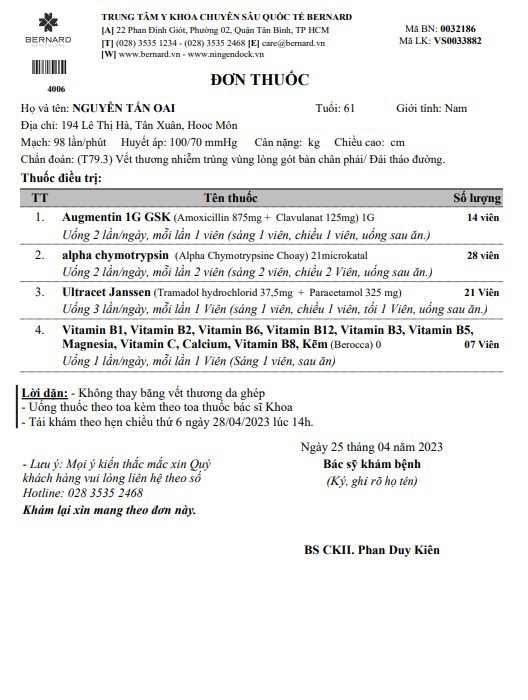
#> input picture data/prescription.png, 528 x 700 px
$ python -i utility.py   (imports and definitions only)
#> lines starting #> are read from the running program, lines starting #| are printed output that depends on the picture; after the words box and inside, x2 and y2 are one past the last pixel; in counts of white or black regions, pixels touching at a corner belong together
#> further down, picture is the input picture: shape (700, 528, 3); mean B, G, R 238.4, 239, 238.8
import re
import cv2
import yaml
import imutils
import logging
import requests
import unidecode
import numpy as np
from PIL import Image
from io import BytesIO

# [55 lines left out: functions load_image, hconcat_resize, vconcat_2_images, not called in this run]

def flatten_comprehension(matrix):
    return [item for row in matrix for item in row]

# [108 lines left out: functions config_form_name_list, config_name_of_column, get_text_image, draw_boxes, align_images, not called in this run]

def preprocess_image(image):
    """
    Preprocess image
    Input: opencv image
    Output: preprocessed image
    """
    img = imutils.resize(image, width=5000)

    # Increase contrast
    lab_img = cv2.cvtColor(img, cv2.COLOR_BGR2LAB)
    l_channel, a, b = cv2.split(lab_img)
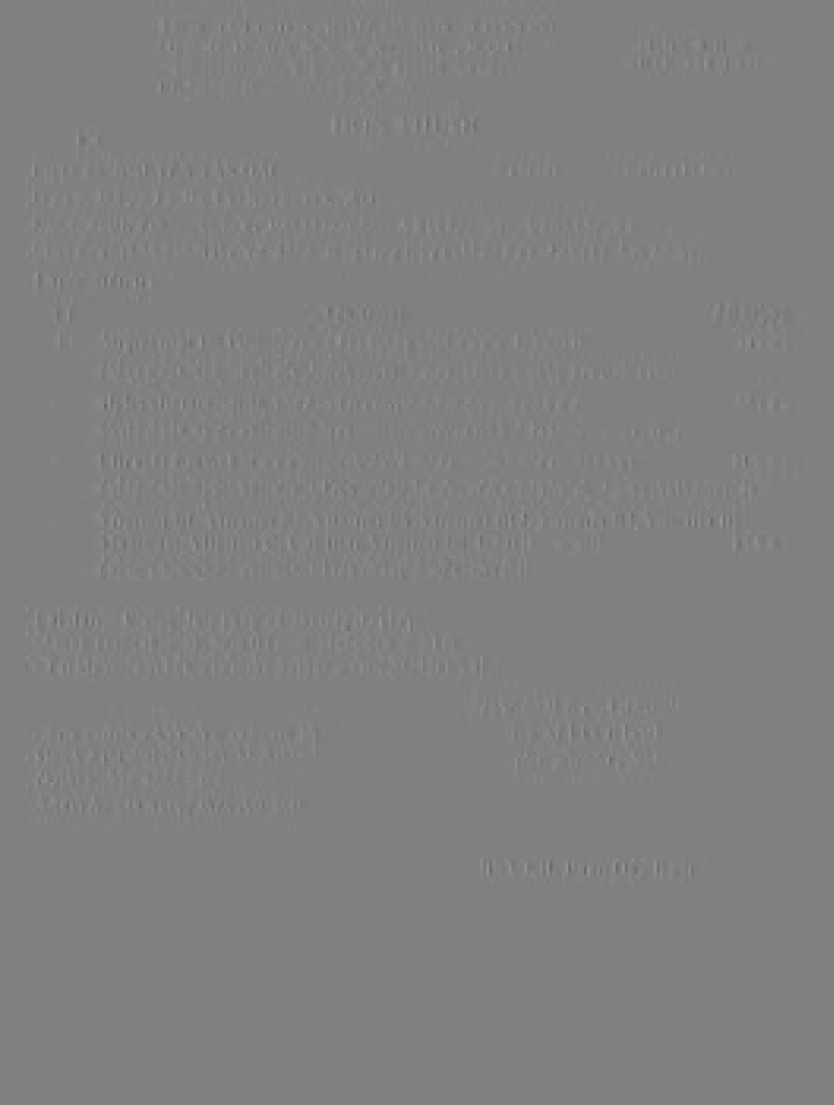
#> b: shape (6628, 5000) (shown at 1/6 size); min 100, max 153, mean 128.3

    # Applying CLAHE to L-channel
    # feel free to try different values for the limit and grid size:
    clahe = cv2.createCLAHE(clipLimit=8, tileGridSize=(2,2)) # clipLimit=15 2,2
    cl = clahe.apply(l_channel)
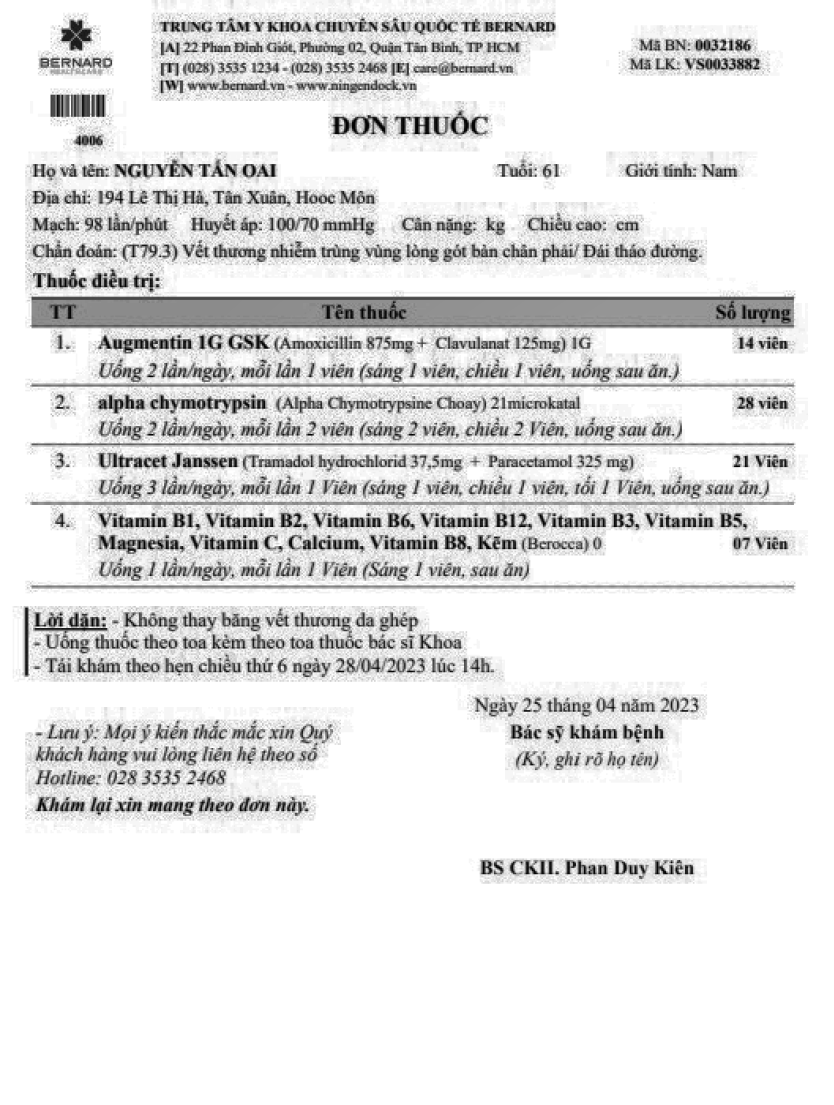
#> cl: shape (6628, 5000) (shown at 1/6 size); min 0, max 255, mean 227.6

    # Merge the CLAHE enhanced L-channel with the a and b channel
    limg = cv2.merge((cl,a,b))

    # Converting image from LAB Color model to GRAY color space
    brg_img = cv2.cvtColor(limg, cv2.COLOR_LAB2BGR)
    gray_img = cv2.cvtColor(brg_img, cv2.COLOR_BGR2GRAY)

    # Remove noise
    thresh = cv2.threshold(gray_img, 0, 255, cv2.THRESH_BINARY_INV + cv2.THRESH_OTSU)[1]
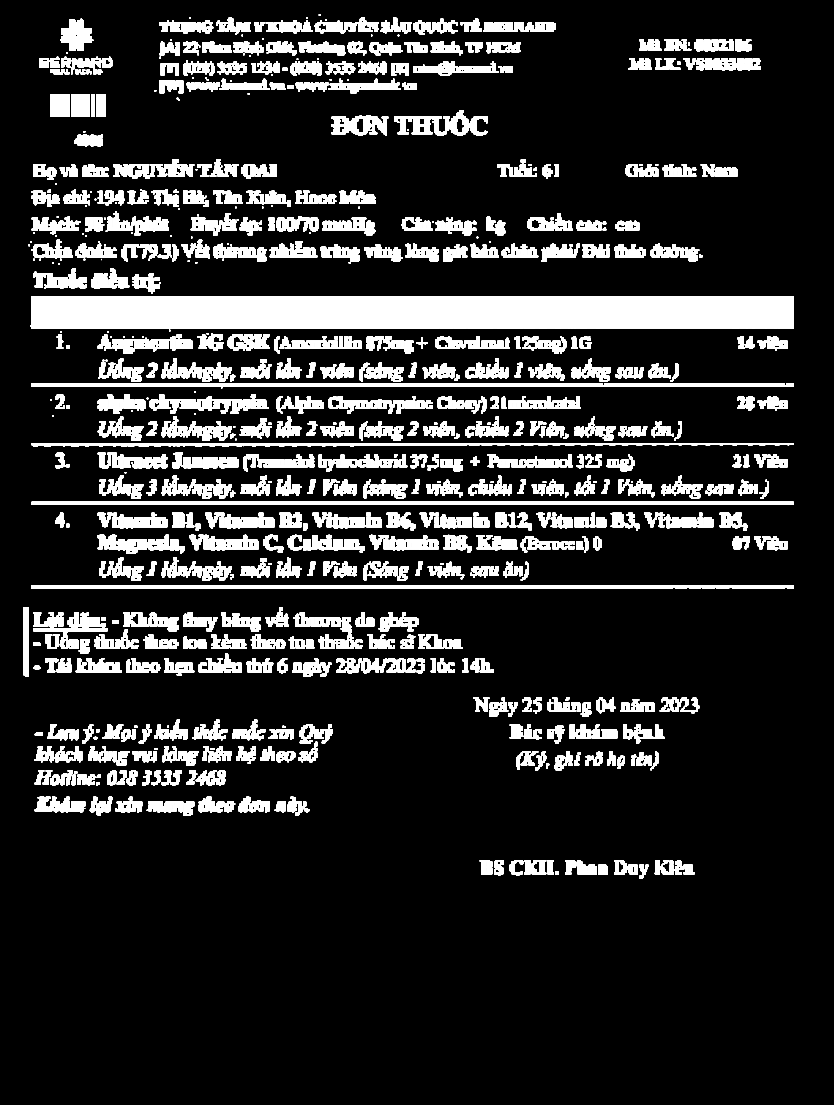
#> thresh: shape (6628, 5000) (shown at 1/6 size); 13.9% white; 600 white regions (1 under 20 px), largest, box (x1, y1, x2, y2) and area: (180, 1780, 4764, 1970) 867769, (189, 3011, 4763, 3030) 86906, (189, 2301, 4764, 2329) 86824
    kernel = cv2.getStructuringElement(cv2.MORPH_RECT, (2,2))
    binary_img = 255 - cv2.morphologyEx(thresh, cv2.MORPH_OPEN, kernel, iterations=1)
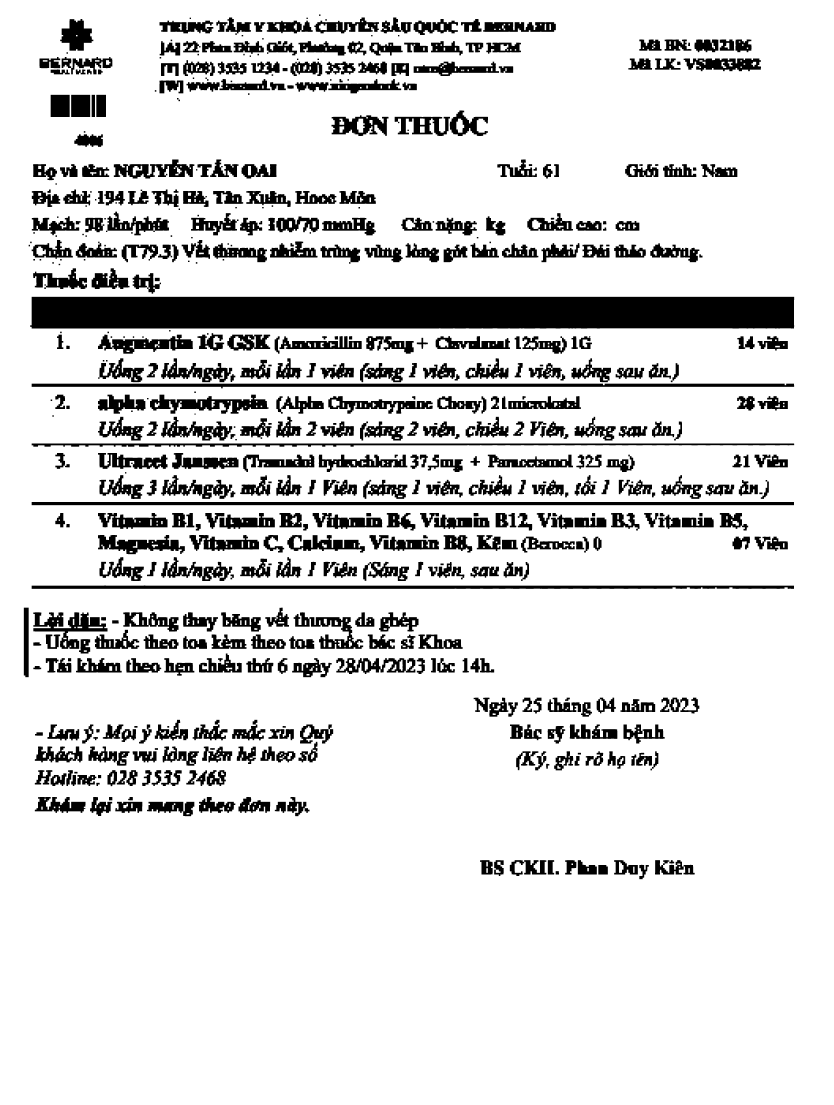
#> binary_img: shape (6628, 5000) (shown at 1/6 size); 86.1% white; 601 black regions, largest, box (x1, y1, x2, y2) and area: (181, 1781, 4765, 1971) 867769, (190, 3012, 4764, 3031) 86906, (190, 2302, 4765, 2330) 86824

    # Resize image
    result_img = imutils.resize(binary_img, width=2000)
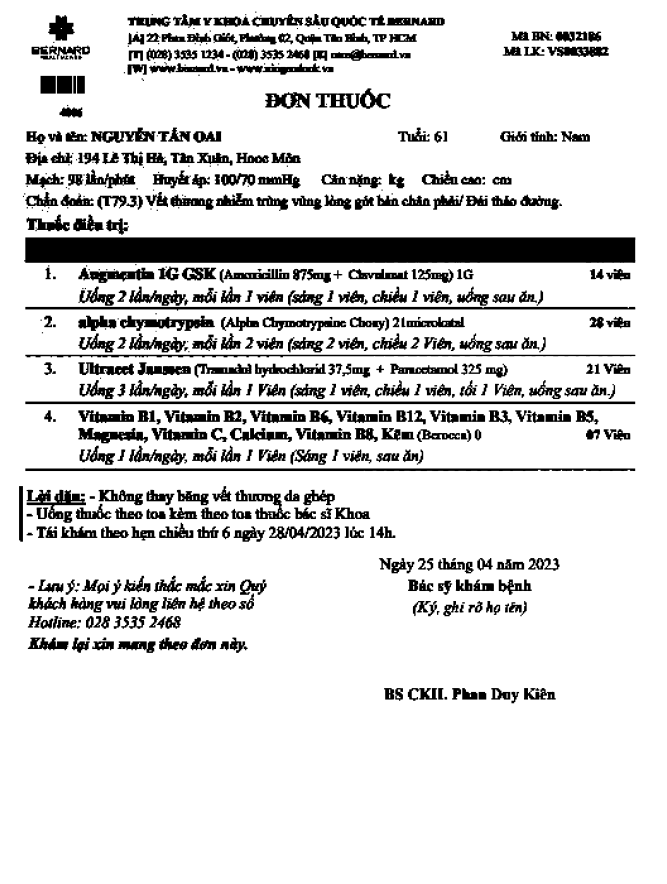
#> result_img: shape (2651, 2000) (shown at 1/3 size); min 0, max 255, mean 219.5
    result_img = cv2.cvtColor(result_img, cv2.COLOR_GRAY2BGR)
#> result_img: shape (2651, 2000, 3)

    return result_img

# def preprocess_image(image):
#     """
#     Preprocess image
#     Input: opencv image
#     Output: preprocessed image
#     """
#     img = imutils.resize(image, width=5000)

#     # Increase contrast
#     lab_img = cv2.cvtColor(image, cv2.COLOR_BGR2LAB)
#     l_channel, a, b = cv2.split(lab_img)

#     # Applying CLAHE to L-channel
#     # feel free to try different values for the limit and grid size:
#     clahe = cv2.createCLAHE(clipLimit=12.0, tileGridSize=(2,2)) # clipLimit=15 2,2
#     cl = clahe.apply(l_channel)

#     # Merge the CLAHE enhanced L-channel with the a and b channel
#     limg = cv2.merge((cl,a,b))

#     # Converting image from LAB Color model to GRAY color space
#     brg_img = cv2.cvtColor(limg, cv2.COLOR_LAB2BGR)
#     gray_img = cv2.cvtColor(brg_img, cv2.COLOR_BGR2GRAY)

#     # Remove noise
#     thresh = cv2.threshold(gray_img, 0, 255, cv2.THRESH_BINARY_INV + cv2.THRESH_OTSU)[1]
#     kernel = cv2.getStructuringElement(cv2.MORPH_RECT, (1,1))
#     binary_img = 255 - cv2.morphologyEx(thresh, cv2.MORPH_OPEN, kernel, iterations=1)

#     # Resize image
#     result_img = imutils.resize(binary_img, width=2000)
#     result_img = cv2.cvtColor(binary_img, cv2.COLOR_GRAY2BGR)

#     return result_img

# [272 lines left out: functions draw_result_text, draw_layout_result, center_of_box, find_relative_position, find_class_of_box, remove_special_characters and 6 more, not called in this run]

>>> import cv2
>>> picture = cv2.imread('../../data/prescription.png')
>>> result = preprocess_image(picture)
